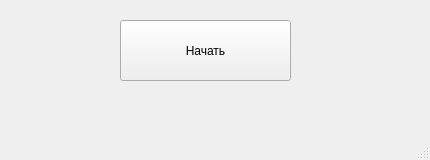
<?xml version="1.0" encoding="UTF-8"?>
<ui version="4.0">
 <class>MainWindow</class>
 <widget class="QMainWindow" name="MainWindow">
  <property name="geometry">
   <rect>
    <x>0</x>
    <y>0</y>
    <width>430</width>
    <height>160</height>
   </rect>
  </property>
  <property name="windowTitle">
   <string>MainWindow</string>
  </property>
  <widget class="QWidget" name="centralwidget">
   <widget class="QPushButton" name="but">
    <property name="geometry">
     <rect>
      <x>120</x>
      <y>20</y>
      <width>171</width>
      <height>61</height>
     </rect>
    </property>
    <property name="text">
     <string>Начать</string>
    </property>
   </widget>
  </widget>
  <widget class="QMenuBar" name="menubar">
   <property name="geometry">
    <rect>
     <x>0</x>
     <y>0</y>
     <width>430</width>
     <height>26</height>
    </rect>
   </property>
  </widget>
  <widget class="QStatusBar" name="statusbar"/>
 </widget>
 <resources/>
 <connections/>
</ui>
